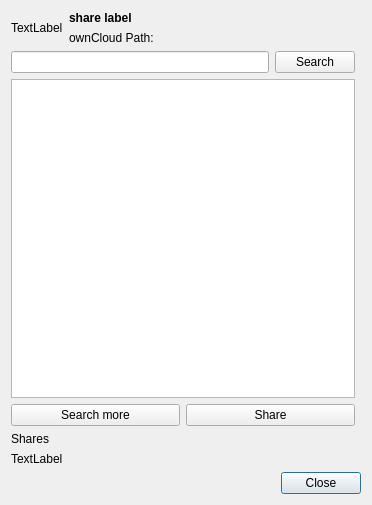
<?xml version="1.0" encoding="UTF-8"?>
<ui version="4.0">
 <class>OCC::ShareUserGroupDialog</class>
 <widget class="QDialog" name="OCC::ShareUserGroupDialog">
  <property name="geometry">
   <rect>
    <x>0</x>
    <y>0</y>
    <width>372</width>
    <height>505</height>
   </rect>
  </property>
  <property name="windowTitle">
   <string>Share NewDocument.odt</string>
  </property>
  <layout class="QGridLayout" name="gridLayout_3">
   <item row="0" column="0" colspan="2">
    <layout class="QGridLayout" name="gridLayout">
     <item row="0" column="0" rowspan="2">
      <widget class="QLabel" name="label_icon">
       <property name="text">
        <string>TextLabel</string>
       </property>
      </widget>
     </item>
     <item row="0" column="1">
      <widget class="QLabel" name="label_name">
       <property name="sizePolicy">
        <sizepolicy hsizetype="MinimumExpanding" vsizetype="Preferred">
         <horstretch>0</horstretch>
         <verstretch>0</verstretch>
        </sizepolicy>
       </property>
       <property name="font">
        <font>
         <weight>75</weight>
         <bold>true</bold>
        </font>
       </property>
       <property name="text">
        <string>share label</string>
       </property>
      </widget>
     </item>
     <item row="0" column="2" rowspan="2">
      <widget class="QProgressIndicator" name="pi_share" native="true"/>
     </item>
     <item row="1" column="1">
      <widget class="QLabel" name="label_sharePath">
       <property name="sizePolicy">
        <sizepolicy hsizetype="MinimumExpanding" vsizetype="Preferred">
         <horstretch>0</horstretch>
         <verstretch>0</verstretch>
        </sizepolicy>
       </property>
       <property name="font">
        <font>
         <weight>50</weight>
         <bold>false</bold>
        </font>
       </property>
       <property name="text">
        <string>ownCloud Path:</string>
       </property>
      </widget>
     </item>
    </layout>
   </item>
   <item row="4" column="0">
    <widget class="QLabel" name="errorLabel">
     <property name="sizePolicy">
      <sizepolicy hsizetype="MinimumExpanding" vsizetype="Preferred">
       <horstretch>0</horstretch>
       <verstretch>0</verstretch>
      </sizepolicy>
     </property>
     <property name="text">
      <string>TextLabel</string>
     </property>
    </widget>
   </item>
   <item row="5" column="0" colspan="2">
    <widget class="QDialogButtonBox" name="buttonBox">
     <property name="sizePolicy">
      <sizepolicy hsizetype="MinimumExpanding" vsizetype="Minimum">
       <horstretch>0</horstretch>
       <verstretch>0</verstretch>
      </sizepolicy>
     </property>
     <property name="standardButtons">
      <set>QDialogButtonBox::Close</set>
     </property>
    </widget>
   </item>
   <item row="3" column="0">
    <layout class="QVBoxLayout" name="sharesLayout">
     <item>
      <widget class="QLabel" name="label">
       <property name="text">
        <string>Shares</string>
       </property>
      </widget>
     </item>
    </layout>
   </item>
   <item row="2" column="0">
    <layout class="QVBoxLayout" name="verticalLayout">
     <item>
      <layout class="QHBoxLayout" name="horizontalLayout">
       <item>
        <widget class="QLineEdit" name="shareeLineEdit"/>
       </item>
       <item>
        <widget class="QPushButton" name="searchPushButton">
         <property name="text">
          <string>Search</string>
         </property>
        </widget>
       </item>
      </layout>
     </item>
     <item>
      <widget class="QTableView" name="shareeView">
       <property name="showDropIndicator" stdset="0">
        <bool>false</bool>
       </property>
       <property name="dragDropOverwriteMode">
        <bool>false</bool>
       </property>
       <property name="selectionMode">
        <enum>QAbstractItemView::SingleSelection</enum>
       </property>
       <property name="selectionBehavior">
        <enum>QAbstractItemView::SelectRows</enum>
       </property>
       <attribute name="verticalHeaderVisible">
        <bool>false</bool>
       </attribute>
      </widget>
     </item>
     <item>
      <layout class="QHBoxLayout" name="horizontalLayout_3">
       <item>
        <widget class="QPushButton" name="searchMorePushButton">
         <property name="text">
          <string>Search more</string>
         </property>
        </widget>
       </item>
       <item>
        <widget class="QPushButton" name="sharePushButton">
         <property name="text">
          <string>Share</string>
         </property>
        </widget>
       </item>
      </layout>
     </item>
    </layout>
   </item>
  </layout>
 </widget>
 <layoutdefault spacing="6" margin="11"/>
 <customwidgets>
  <customwidget>
   <class>QProgressIndicator</class>
   <extends>QWidget</extends>
   <header>QProgressIndicator.h</header>
   <container>1</container>
  </customwidget>
 </customwidgets>
 <resources/>
 <connections/>
</ui>
